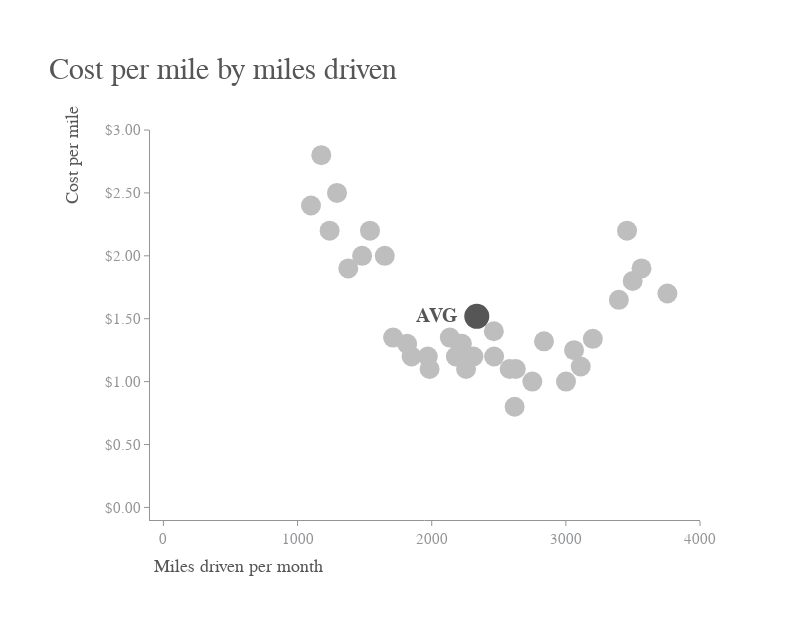

Notebook code cell kept with this figure:
### Markdown cell above
## Data Visualization

### Code cell
fig = go.Figure()

fig.add_scatter(
    x=df['Miles Driven'],
    y=df['Cost Per Mile'],
    mode="markers",
    marker=dict(color=GRAY9, size=20)
)

fig.add_scatter(
    x=mean_df['Miles Driven'],
    y=mean_df['Cost Per Mile'],
    mode="markers",
    marker=dict(color=GRAY3, size=25)
)

fig.add_annotation(
    text="<b>AVG</b>",
    font=dict(color=GRAY3, size=20, family="Arial"),
    x=x_mean,
    y=y_mean,
    xshift=-40,
    yshift=0,
    showarrow=False,
)

fig.add_annotation(
    text="Cost per mile by miles driven",
    font=dict(color=GRAY3, size=30, family="Arial"),
    x=0,
    y=3,
    xshift=60,
    yshift=60,
    showarrow=False
)

fig.add_annotation(
    text="Cost per mile",
    font=dict(color=GRAY3, size=18, family="Arial"),
    x=0,
    y=3,
    textangle=-90,
    xshift=-90,
    yshift=-25,
    showarrow=False
)

fig.add_annotation(
    text="Miles driven per month",
    font=dict(color=GRAY3, size=18, family="Arial"),
    x=0,
    y=0,
    xshift=75,
    yshift=-60,
    showarrow=False
)

fig.update_layout(
    width=800,
    height=640,
    margin=dict(t=130, b=120, l=150, r=100),
    showlegend=False,
    paper_bgcolor="white",
    plot_bgcolor="white",
)

fig.update_xaxes(
    tickfont=dict(color=GRAY7, size=15, family='Arial'),
    ticks="outside",
    tickcolor=GRAY7,
    linecolor=GRAY7,
    range=[-100, 4000],
)

fig.update_yaxes(
    tickfont=dict(color=GRAY7, size=15, family='Arial'),
    tickformat="$.2f",
    ticks="outside",
    tickcolor=GRAY7,
    linecolor=GRAY7,
    range=[-0.1, 3],
)

### Figure 1 — Plotly figure (JSON) as saved in the notebook; plotly's stock layout.template omitted (floating-point values rounded to 4 significant figures)
{"data": [{"marker": {"color": "#BFBEBE", "size": 20}, "mode": "markers", "type": "scatter", "x": [1100, 1177, 1239, 1294, 1378, 1481, 1540, 1712, 1650, 1817, 1971, 1984, 2135, 2211, 2225, 2200, 2256, 2311, 2180, 2463, 2465, 1850, 2581, 2618, 2627, 2750, 2837, 3061, 3111, 3001, 3201, 3395, 3456, 3498, 3564, 3757], "y": [2.4, 2.8, 2.2, 2.5, 1.9, 2, 2.2, 1.35, 2, 1.3, 1.2, 1.1, 1.35, 1.3, 1.3, 1.2, 1.1, 1.2, 1.2, 1.4, 1.2, 1.2, 1.1, 0.8, 1.1, 1, 1.32, 1.25, 1.12, 1, 1.34, 1.65, 2.2, 1.8, 1.9, 1.7]}, {"marker": {"color": "#555655", "size": 25}, "mode": "markers", "type": "scatter", "x": [2336], "y": [1.519]}], "layout": {"annotations": [{"font": {"color": "#555655", "family": "Arial", "size": 20}, "showarrow": false, "text": "<b>AVG</b>", "x": 2336, "xshift": -40, "y": 1.519, "yshift": 0}, {"font": {"color": "#555655", "family": "Arial", "size": 30}, "showarrow": false, "text": "Cost per mile by miles driven", "x": 0, "xshift": 60, "y": 3, "yshift": 60}, {"font": {"color": "#555655", "family": "Arial", "size": 18}, "showarrow": false, "text": "Cost per mile", "textangle": -90, "x": 0, "xshift": -90, "y": 3, "yshift": -25}, {"font": {"color": "#555655", "family": "Arial", "size": 18}, "showarrow": false, "text": "Miles driven per month", "x": 0, "xshift": 75, "y": 0, "yshift": -60}], "height": 640, "margin": {"b": 120, "l": 150, "r": 100, "t": 130}, "paper_bgcolor": "white", "plot_bgcolor": "white", "showlegend": false, "width": 800, "xaxis": {"linecolor": "#929497", "range": [-100, 4000], "tickcolor": "#929497", "tickfont": {"color": "#929497", "family": "Arial", "size": 15}, "ticks": "outside"}, "yaxis": {"linecolor": "#929497", "range": [-0.1, 3], "tickcolor": "#929497", "tickfont": {"color": "#929497", "family": "Arial", "size": 15}, "tickformat": "$.2f", "ticks": "outside"}}}
